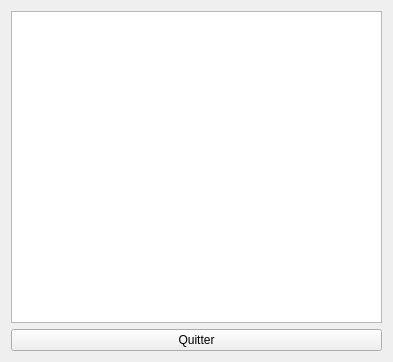
<?xml version="1.0" encoding="UTF-8"?>
<ui version="4.0">
 <class>StatWidget</class>
 <widget class="QWidget" name="StatWidget">
  <property name="geometry">
   <rect>
    <x>0</x>
    <y>0</y>
    <width>393</width>
    <height>362</height>
   </rect>
  </property>
  <property name="windowTitle">
   <string>Form</string>
  </property>
  <layout class="QGridLayout" name="gridLayout">
   <item row="0" column="0">
    <widget class="QTableView" name="statTableView"/>
   </item>
   <item row="1" column="0">
    <widget class="QPushButton" name="leaveStatButt">
     <property name="text">
      <string>Quitter</string>
     </property>
    </widget>
   </item>
  </layout>
 </widget>
 <resources/>
 <connections/>
</ui>
